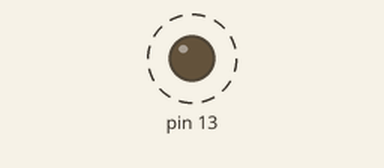
Recording of a program running on a simulated Teensy 3. On the bench: output pins drawn as LEDs (lit = HIGH). Dashed ring = blinking.

Above: at 0.2 s.
Timing chart, 0 to 3.0 s (numbered marks = the images above):
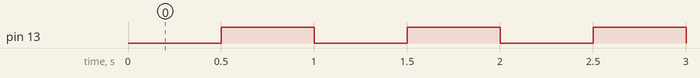

The program:

main.cpp
```cpp
#include <Arduino.h>
#include "led_driver.h"
#include <IntervalTimer.h>

static IntervalTimer timer;

static void blink(void)
{
    static uint8_t state = LED_DRIVER_LOW;

    state = (state == LED_DRIVER_HIGH) ? LED_DRIVER_LOW : LED_DRIVER_HIGH;

    (void)led_driver_set_state(state);
}

static void print_error(const char *msg)
{
    Serial.begin(9600);
    delay(2000);

    while (1)
    {
        Serial.println(msg);
        delay(1000);
    }
}

void setup()
{
    led_driver_mcal_t mcal = {
        .pin_mode = pinMode,
        .digital_write = digitalWrite,
        .digital_read = digitalRead};

    led_driver_init(13, &mcal);

    if (!timer.begin(blink, 500000))
    {
        print_error("Failed to start the timer!");
    }
}

void loop()
{
}
```

Measured:
- by itself, pin 13: alternates HIGH for 0.50 s and LOW for 0.50 s
